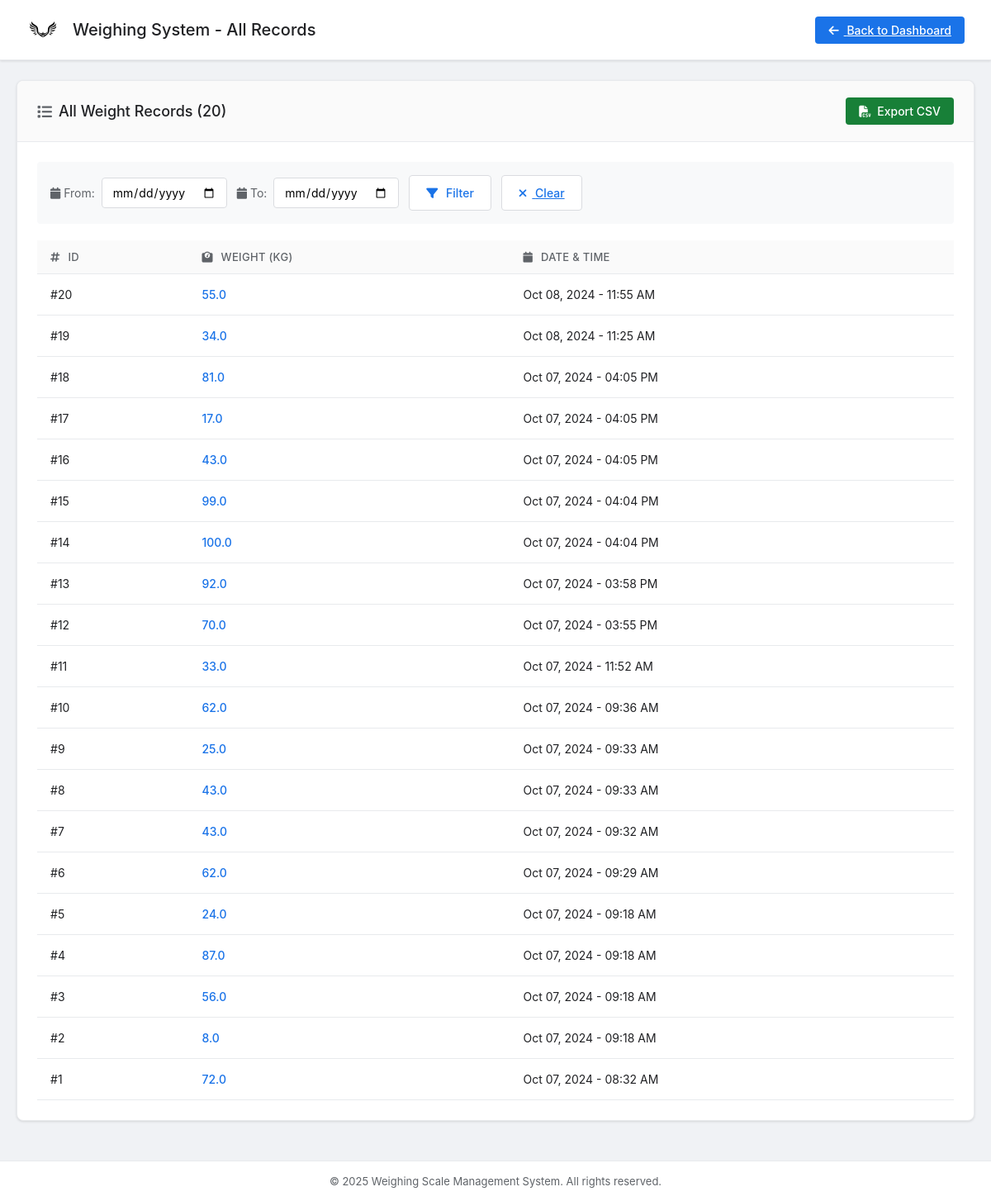
The page /all-records/ (signed in) on the database as committed earlier.
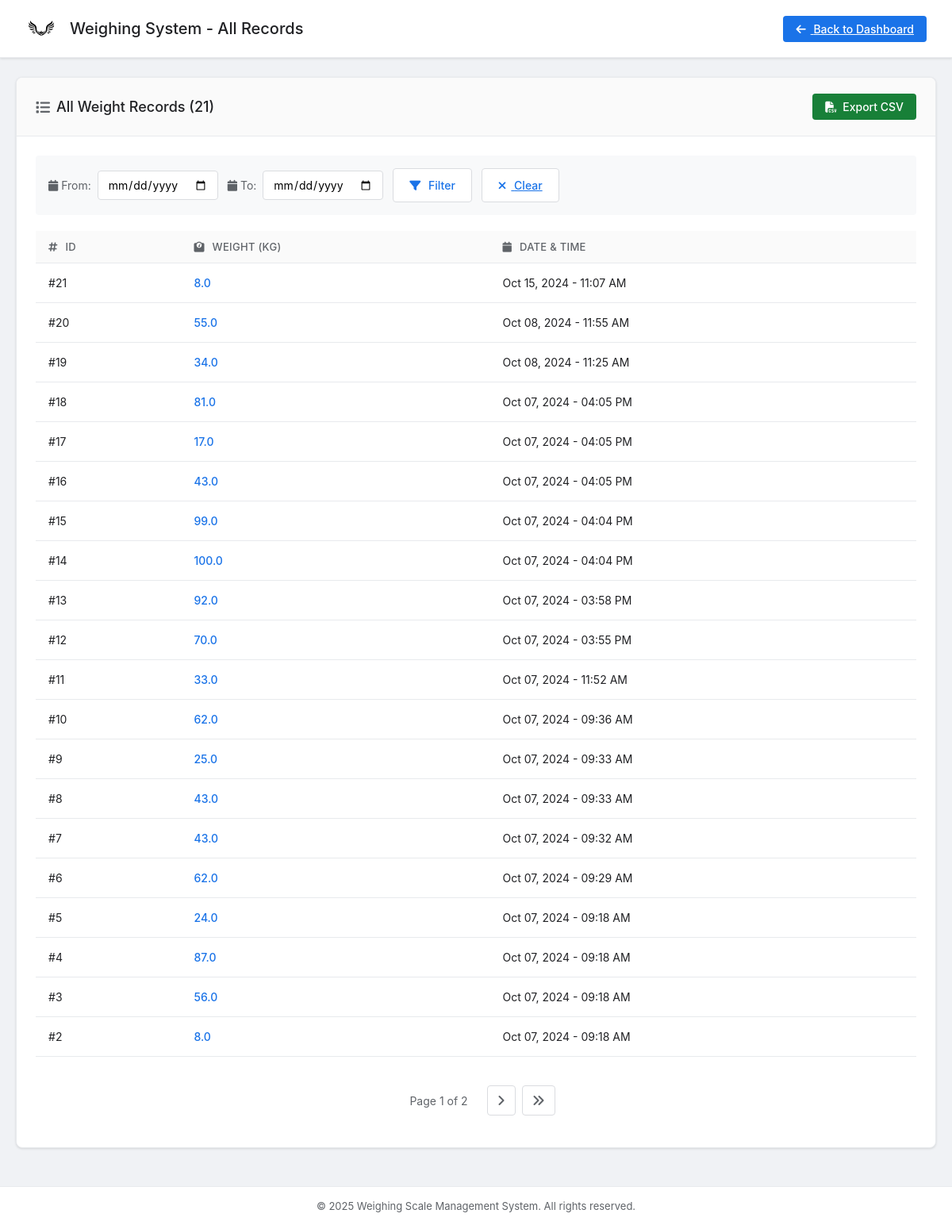
The same page on the database as committed later.
### authentication/models.py (models this page shows, shortened)
class WeightRecord(models.Model):
    user = models.ForeignKey(User, on_delete=models.CASCADE)
    weight = models.FloatField()
    created_at = models.DateTimeField(auto_now_add=True)

### authentication/views.py (the view)
# urls.py: path('all-records/', views.all_records, name='all_records'),
@login_required
def all_records(request):
    from django.core.paginator import Paginator
    all_records = WeightRecord.objects.filter(user=request.user).order_by('-created_at')
    date_from = request.GET.get('from')
    date_to = request.GET.get('to')
    if date_from:
        all_records = all_records.filter(created_at__date__gte=date_from)
    if date_to:
        all_records = all_records.filter(created_at__date__lte=date_to)
    paginator = Paginator(all_records, 20)  # 20 records per page
    page_number = request.GET.get('page', 1)
    page_obj = paginator.get_page(page_number)
    context = {
        'weight_records': page_obj,
        'total_records': all_records.count(),
        'page_obj': page_obj,
        'is_paginated': page_obj.has_other_pages(),
    }
    return render(request, 'all_records.html', context)

### templates/all_records.html (shortened to what the changed rows need)
{% load static %}
<!DOCTYPE html>
<html lang="en">
<head>
    <link rel="stylesheet" href="{% static 'css/dashboard.css' %}">
    <link rel="stylesheet" href="https://cdnjs.cloudflare.com/ajax/libs/font-awesome/6.4.0/css/all.min.css">
</head>
<body>
    <header>
        <div class="header-left">
            <h1 class="header-title">Weighing System - All Records</h1>
        </div>
    </header>
    <div class="dashboard-container">
        <section class="card">
            <div class="card-header">
                <h2><i class="fas fa-list"></i> All Weight Records ({{ total_records }})</h2>
                <div class="header-actions">
                    <a href="{% url 'export_weights' %}" class="btn-export">
                    </a>
                </div>
            </div>
            <div class="card-body">
                {% if weight_records %}
                    <div class="table-responsive">
                        <table class="modern-table">
                            <thead>
                                <tr>
                                    <th><i class="fas fa-hashtag"></i> ID</th>
                                    <th><i class="fas fa-weight"></i> Weight (kg)</th>
                                    <th><i class="fas fa-calendar"></i> Date & Time</th>
                                </tr>
                            </thead>
                            <tbody>
                                {% for record in weight_records %}
                                    <tr>
                                        <td>#{{ record.id }}</td>
                                        <td><strong>{{ record.weight }}</strong></td>
                                        <td>{{ record.created_at|date:"M d, Y - h:i A" }}</td>
                                    </tr>
                                {% endfor %}
                            </tbody>
                        </table>
                    </div>
                    {% if is_paginated %}
                        <div class="pagination">
                            <span class="page-info">Page {{ page_obj.number }} of {{ page_obj.paginator.num_pages }}</span>
                            {% if page_obj.has_next %}
                                <a href="?page={{ page_obj.next_page_number }}{% if request.GET.from %}&from={{ request.GET.from }}{% endif %}{% if request.GET.to %}&to={{ request.GET.to }}{% endif %}" class="btn-page">
                                    <i class="fas fa-angle-right"></i>
                                </a>
                                <a href="?page={{ page_obj.paginator.num_pages }}{% if request.GET.from %}&from={{ request.GET.from }}{% endif %}{% if request.GET.to %}&to={{ request.GET.to }}{% endif %}" class="btn-page">
                                    <i class="fas fa-angle-double-right"></i>
                                </a>
                            {% endif %}
                        </div>
                    {% endif %}
                {% else %}
                    <div class="empty-state">
                        <i class="fas fa-inbox"></i>
                        <p>No records found matching your criteria.</p>
                    </div>
                {% endif %}
            </div>
        </section>
    </div>
</body>
</html>

Rows that differ between the two databases and show on the page:
no longer on this page (row unchanged): WeightRecord: id "1", weight "72.0", created_at "Oct 07, 2024 - 08:32 AM"
added WeightRecord: id "21", weight "8.0", created_at "Oct 15, 2024 - 11:07 AM"
Other text that changed with them:
{{ total_records }}: "20" → "21"
{{ page_obj.number }}: (not shown) → "1"
{{ page_obj.paginator.num_pages }}: (not shown) → "2"
text now shown: "Page of"
